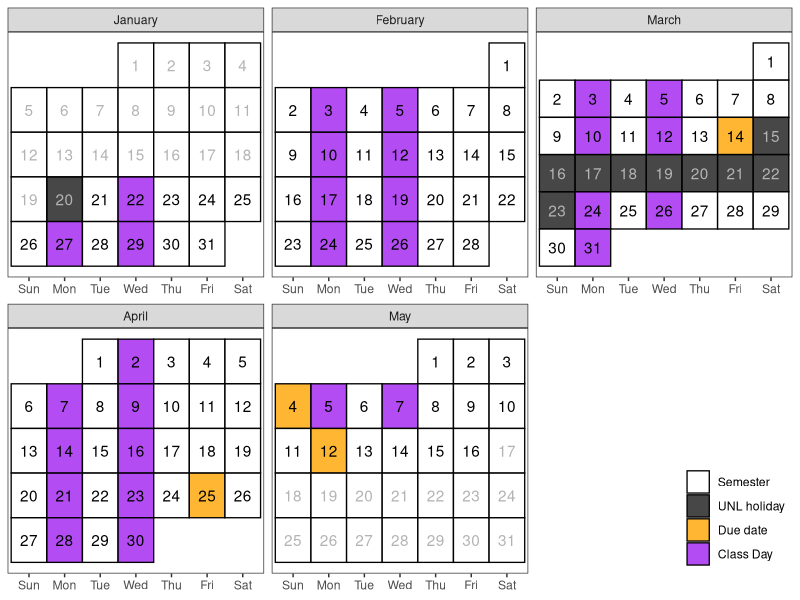

R code for this plot:

library(dplyr)
library(ggplot2)
library(lubridate)
library(forcats)
library(readxl)

# Create a calendar for your syllabus ----
# Source: http://svmiller.com/blog/2020/08/a-ggplot-calendar-for-your-semester/

# 1) what is the first Monday of the semester?
# Any number of ways to identify dates in R, but we'll use {lubridate} and the ymd() function here.
# Format: YYYYMMDD. In this example, 4 January 2022.

# Weekday(s) of class
class_wdays <- c("Mon", "Wed")

# What are the full dates of the semester? 
# In this case: 22 January to 17 May
semester_dates <- seq(ymd(20250120), ymd(20250516), by=1)

not_here_dates <- c(
  ymd("20250120"),
  # Spring Break
  seq(ymd(20250315),ymd(20250323), by=1))

# You can adjust this as you see fit. Basically: add assignment types (e.g. papers, quizzes).
project_dates <- tibble(
  category = "Due date",
  date = c(ymd(20250314), 
            ymd(20250425), 
            ymd(20250504), 
            ymd(20250512)),
  topic = c("User Guide Due", 
            "Business Report Draft Due", 
            "Business Report Due",
            "Portfolio Due"),
  time = c("6pm", "6pm", "6pm", "6pm")
)

exam_week <- seq(ymd(20250512), ymd(20250516), by = 1)

# Custom function for treating the first day of the month as the first week 
# of the month up until the first Sunday (unless Sunday was the start of the month)
wom <- function(date) {
  first <- wday(as.Date(paste(year(date),month(date),1,sep="-")))
  return((mday(date)+(first-2)) %/% 7+1)
}

# Create a data frame of dates, assign to Cal
Cal <- tibble(date = seq(floor_date(min(semester_dates), "month"), ceiling_date(max(semester_dates), "month") - days(1), by=1))  %>%
  mutate(mon = lubridate::month(date, label=T, abbr=F), # get month label
         wkdy = weekdays(date, abbreviate=T), # get weekday label
         wkdy = fct_relevel(wkdy, "Sun", "Mon", "Tue", "Wed", "Thu","Fri","Sat"), # make sure Sunday comes first
         semester = date %in% semester_dates, # is date part of the semester?
         due = date %in% project_dates$date, # is it a due date?
         not_here = date %in% not_here_dates, # is it a day off?
         exam_wk = date %in% exam_week,
         day = lubridate::mday(date), # get day of month to add later as a label
         # Below: our custom wom() function
         week = wom(date),
         sem_week = pmin(17, pmax(0, epiweek(date) - 3)) - if_else(date > ymd(20250316), 1, 0))

# Create a category variable, for filling in squares colorwise

Cal <- Cal %>%
  mutate(category = case_when(
    due ~ "Due date",
    not_here ~ "UNL holiday",
    semester & wkdy %in% class_wdays & !not_here & !exam_wk ~ "Class Day",
    semester ~ "Semester",
    TRUE ~ "NA"
  )) |>
  left_join(project_dates, by = c("date", "category"))

class_cal <- ggplot(Cal, aes(wkdy, week)) +
  theme_bw() +
  theme(panel.grid.major.x = element_blank(),
        legend.position = "inside",
        legend.position.inside = c(1,0), 
        legend.justification = c(1, 0),
        legend.title = element_blank(),
        axis.title.y = element_blank(), axis.title.x = element_blank(), axis.ticks.y = element_blank(), axis.text.y = element_blank()) +
  # geom_tile and facet_wrap will do all the heavy lifting
  geom_tile(alpha=0.8, aes(fill=category), color="black", linewidth=.45) +
  facet_wrap(~mon, scales = "free", ncol=3) +
  # fill in tiles to make it look more "calendary" (sic)
  geom_text(aes(label=day, color = semester&(!not_here))) +
  # put your y-axis down, flip it, and reverse it
  scale_y_reverse(breaks=NULL) +
  # manually fill scale colors to something you like...
  scale_color_manual(values = c("FALSE" = "grey70", "TRUE" = "black"), guide = "none") + 
  scale_fill_manual(values=c("Class Day"="purple", 
                             "Due date"="orange",
                             "Semester"="white",
                             "UNL holiday" = "grey10",
                             "NA" = "white" # I like these whited out...
                             ),
                    #... but also suppress a label for a non-class semester day
                    breaks=c("Semester", "UNL holiday", "Due date", "Class Day"))
# class_cal

topics <- read_excel("course-schedule.xls",  sheet = "Week-plan") |>
  rename(sem_week=Week, topic = Title) |>
  select(sem_week, topic)


duedates <- filter(Cal, category == "Due date") |>
  mutate(important = paste(topic, ": ", format.Date(date, "%b %d"), sep = "")) |>
  select(sem_week, important)

schedule <- topics |>
  full_join(duedates) |>
  arrange(sem_week) |>
  rename("Week" = sem_week, "Topic" = topic, "Important Dates" = important)

# schedule
